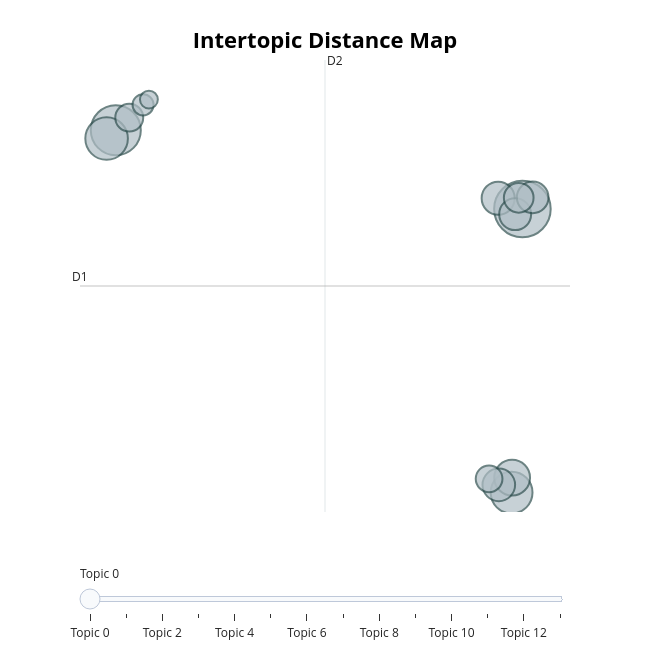

Here is the notebook cell this chart was saved with:
### Code cell
# Optional: visualize
fig_topic_distance_map = topic_model.visualize_topics()
fig_topic_distance_map

### Figure 1 — Plotly figure (JSON) as saved in the notebook; plotly's stock layout.template omitted (floating-point values rounded to 4 significant figures)
{"data": [{"customdata": [[0, "territoires | qu | loi | état | république", 1434], [1, "associations | qu | république | loi | laïcité", 1121], [2, "école | élèves | éducation | enfants | scolaire", 812], [3, "police | qu | justice | sécurité | loi", 783], [4, "qu | république | élus | président | été", 575], [5, "santé | sanitaire | qu | crise | été", 490], [6, "drapeau | république | europe | européen | extrême", 476], [7, "qu | euros | milliards | fiscale | impôt", 456], [8, "asile | mayotte | immigration | droit | france", 450], [9, "qu | france | pays | environnement | armées", 395], [10, "femmes | loi | violences | qu | droit", 349], [11, "49 | avez | censure | qu | gouvernement", 320], [12, "harkis | reconnaissance | france | pompiers | histoire", 199], [13, "antisémitisme | israël | haine | juifs | antisémites", 143]], "hovertemplate": "<b>Topic %{customdata[0]}</b><br>%{customdata[1]}<br>Size: %{customdata[2]}", "legendgroup": "", "marker": {"color": "#B0BEC5", "line": {"color": "DarkSlateGrey", "width": 2}, "size": [1434, 1121, 812, 783, 575, 490, 476, 456, 450, 395, 349, 320, 199, 143], "sizemode": "area", "sizeref": 0.8962, "symbol": "circle"}, "mode": "markers", "name": "", "orientation": "v", "showlegend": false, "type": "scatter", "x": [8.07, -5.692, -6.003, 7.704, 7.722, 7.25, 7.271, 7.825, 8.418, 7.945, -5.237, 6.943, -4.769, -4.572], "xaxis": "x", "y": [5.901, 8.912, 8.589, -4.94, -4.369, 6.308, -4.645, 5.702, 6.343, 6.327, 9.39, -4.413, 9.879, 10.08], "yaxis": "y"}], "layout": {"annotations": [{"showarrow": false, "text": "D1", "x": -6.904, "y": 2.956, "yshift": 10}, {"showarrow": false, "text": "D2", "x": 1.389, "xshift": 10, "y": 11.59}], "height": 650, "hoverlabel": {"bgcolor": "white", "font": {"family": "Rockwell", "size": 16}}, "legend": {"itemsizing": "constant", "tracegroupgap": 0}, "margin": {"t": 60}, "shapes": [{"line": {"color": "#CFD8DC", "width": 2}, "type": "line", "x0": 1.389, "x1": 1.389, "y0": -5.681, "y1": 11.59}, {"line": {"color": "#9E9E9E", "width": 2}, "type": "line", "x0": -6.904, "x1": 9.681, "y0": 2.956, "y1": 2.956}], "sliders": [{"active": 0, "pad": {"t": 50}, "steps": [{"args": [{"marker.color": [["red", "#B0BEC5", "#B0BEC5", "#B0BEC5", "#B0BEC5", "#B0BEC5", "#B0BEC5", "#B0BEC5", "#B0BEC5", "#B0BEC5", "#B0BEC5", "#B0BEC5", "#B0BEC5", "#B0BEC5"]]}], "label": "Topic 0", "method": "update"}, {"args": [{"marker.color": [["#B0BEC5", "red", "#B0BEC5", "#B0BEC5", "#B0BEC5", "#B0BEC5", "#B0BEC5", "#B0BEC5", "#B0BEC5", "#B0BEC5", "#B0BEC5", "#B0BEC5", "#B0BEC5", "#B0BEC5"]]}], "label": "Topic 1", "method": "update"}, {"args": [{"marker.color": [["#B0BEC5", "#B0BEC5", "red", "#B0BEC5", "#B0BEC5", "#B0BEC5", "#B0BEC5", "#B0BEC5", "#B0BEC5", "#B0BEC5", "#B0BEC5", "#B0BEC5", "#B0BEC5", "#B0BEC5"]]}], "label": "Topic 2", "method": "update"}, {"args": [{"marker.color": [["#B0BEC5", "#B0BEC5", "#B0BEC5", "red", "#B0BEC5", "#B0BEC5", "#B0BEC5", "#B0BEC5", "#B0BEC5", "#B0BEC5", "#B0BEC5", "#B0BEC5", "#B0BEC5", "#B0BEC5"]]}], "label": "Topic 3", "method": "update"}, {"args": [{"marker.color": [["#B0BEC5", "#B0BEC5", "#B0BEC5", "#B0BEC5", "red", "#B0BEC5", "#B0BEC5", "#B0BEC5", "#B0BEC5", "#B0BEC5", "#B0BEC5", "#B0BEC5", "#B0BEC5", "#B0BEC5"]]}], "label": "Topic 4", "method": "update"}, {"args": [{"marker.color": [["#B0BEC5", "#B0BEC5", "#B0BEC5", "#B0BEC5", "#B0BEC5", "red", "#B0BEC5", "#B0BEC5", "#B0BEC5", "#B0BEC5", "#B0BEC5", "#B0BEC5", "#B0BEC5", "#B0BEC5"]]}], "label": "Topic 5", "method": "update"}, {"args": [{"marker.color": [["#B0BEC5", "#B0BEC5", "#B0BEC5", "#B0BEC5", "#B0BEC5", "#B0BEC5", "red", "#B0BEC5", "#B0BEC5", "#B0BEC5", "#B0BEC5", "#B0BEC5", "#B0BEC5", "#B0BEC5"]]}], "label": "Topic 6", "method": "update"}, {"args": [{"marker.color": [["#B0BEC5", "#B0BEC5", "#B0BEC5", "#B0BEC5", "#B0BEC5", "#B0BEC5", "#B0BEC5", "red", "#B0BEC5", "#B0BEC5", "#B0BEC5", "#B0BEC5", "#B0BEC5", "#B0BEC5"]]}], "label": "Topic 7", "method": "update"}, {"args": [{"marker.color": [["#B0BEC5", "#B0BEC5", "#B0BEC5", "#B0BEC5", "#B0BEC5", "#B0BEC5", "#B0BEC5", "#B0BEC5", "red", "#B0BEC5", "#B0BEC5", "#B0BEC5", "#B0BEC5", "#B0BEC5"]]}], "label": "Topic 8", "method": "update"}, {"args": [{"marker.color": [["#B0BEC5", "#B0BEC5", "#B0BEC5", "#B0BEC5", "#B0BEC5", "#B0BEC5", "#B0BEC5", "#B0BEC5", "#B0BEC5", "red", "#B0BEC5", "#B0BEC5", "#B0BEC5", "#B0BEC5"]]}], "label": "Topic 9", "method": "update"}, {"args": [{"marker.color": [["#B0BEC5", "#B0BEC5", "#B0BEC5", "#B0BEC5", "#B0BEC5", "#B0BEC5", "#B0BEC5", "#B0BEC5", "#B0BEC5", "#B0BEC5", "red", "#B0BEC5", "#B0BEC5", "#B0BEC5"]]}], "label": "Topic 10", "method": "update"}, {"args": [{"marker.color": [["#B0BEC5", "#B0BEC5", "#B0BEC5", "#B0BEC5", "#B0BEC5", "#B0BEC5", "#B0BEC5", "#B0BEC5", "#B0BEC5", "#B0BEC5", "#B0BEC5", "red", "#B0BEC5", "#B0BEC5"]]}], "label": "Topic 11", "method": "update"}, {"args": [{"marker.color": [["#B0BEC5", "#B0BEC5", "#B0BEC5", "#B0BEC5", "#B0BEC5", "#B0BEC5", "#B0BEC5", "#B0BEC5", "#B0BEC5", "#B0BEC5", "#B0BEC5", "#B0BEC5", "red", "#B0BEC5"]]}], "label": "Topic 12", "method": "update"}, {"args": [{"marker.color": [["#B0BEC5", "#B0BEC5", "#B0BEC5", "#B0BEC5", "#B0BEC5", "#B0BEC5", "#B0BEC5", "#B0BEC5", "#B0BEC5", "#B0BEC5", "#B0BEC5", "#B0BEC5", "#B0BEC5", "red"]]}], "label": "Topic 13", "method": "update"}]}], "title": {"font": {"color": "Black", "size": 22}, "text": "<b>Intertopic Distance Map</b>", "x": 0.5, "xanchor": "center", "y": 0.95, "yanchor": "top"}, "width": 650, "xaxis": {"anchor": "y", "domain": [0, 1], "range": [-6.904, 9.681], "title": {"text": ""}, "visible": false}, "yaxis": {"anchor": "x", "domain": [0, 1], "range": [-5.681, 11.59], "title": {"text": ""}, "visible": false}}}
